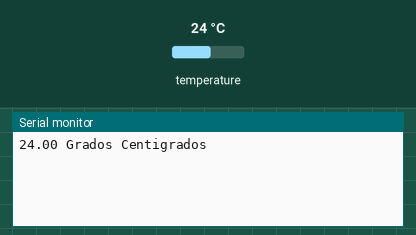
This sketch was run on a simulated ESP8266 (NodeMCU). On the bench: the last lines printed to the serial monitor. The test bench sets the inputs (shaded band); at power-on: temperature 24 °C.

Above: at 2.2 s.
2.3 s: temperature set to 12 °C
At 4.4 s:
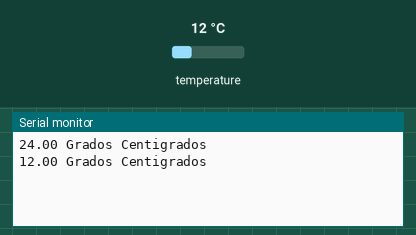
4.8 s: temperature set to 19 °C
At 5.7 s:
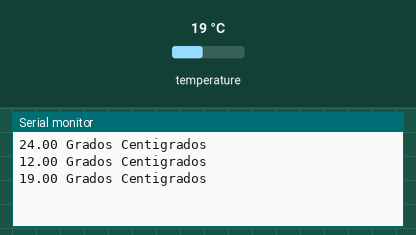
Timing chart, 0 to 7.8 s (numbered marks = the images above; inputs shaded):
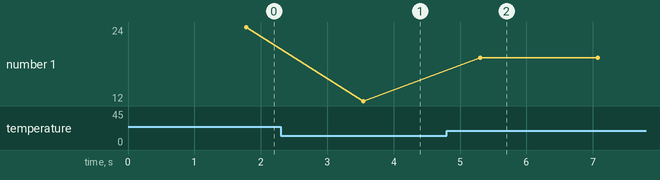

The sketch:

sensor-ds18b20.ino
```cpp
#include <OneWire.h>                 //Se importan las librerías
#include <DallasTemperature.h>
#define Pin D4                       //Se declara el pin donde se conectará la DATA ( en arduino uno el pin 9 )
OneWire ourWire(Pin);                //Se establece el pin declarado como bus para la comunicación OneWire
DallasTemperature sensors(&ourWire); //Se llama a la librería DallasTemperature

void setup() {
delay(1000);
Serial.begin(115200);
sensors.begin();                     //Se inician los sensores
}

void loop() {

sensors.requestTemperatures();       //Prepara el sensor para la lectura

float valor1 = sensors.getTempCByIndex(0);

Serial.print(valor1); //Se lee e imprime la temperatura en grados Centigrados
Serial.println(" Grados Centigrados");

delay(1000);                         //Se provoca una parada de 1 segundo antes de la próxima lectura

}
```

Measured:
- after the input at 2.3 s, the serial monitor: prints a new line after 1.2 s (image 1)
- after the input at 4.8 s, the serial monitor: prints a new line after 0.51 s (image 2)
- plotted number 1: 24 → 12 after the input at 2.3 s, 12 → 19 after the input at 4.8 s
